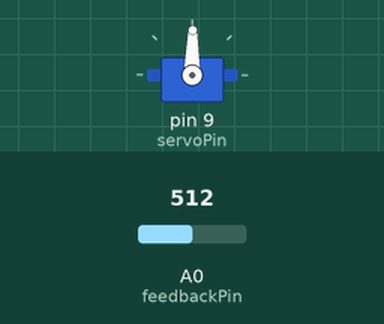
The sketch below on a simulated Arduino Uno, built with avr-gcc and run on an emulated ATmega328P. On the bench: servo. Inputs (shaded band) come from the test bench; at power-on: A0 (feedbackPin) = 512. What the sketch prints to the serial monitor is not drawn.

Above: at 1.2 s.
1.3 s: A0 (feedbackPin) set to 716
At 1.9 s:
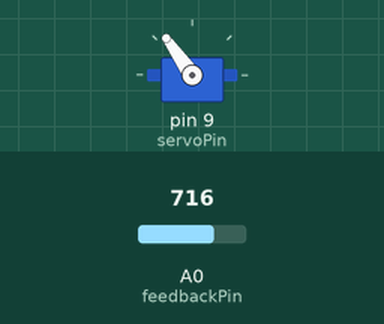
2.8 s: A0 (feedbackPin) set to 900
At 3.3 s:
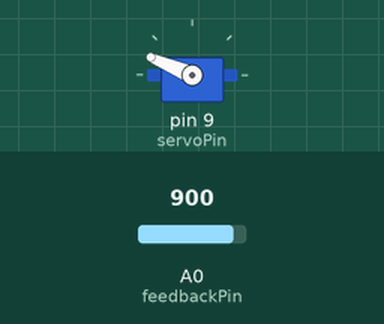
4.3 s: A0 (feedbackPin) set to 1023
At 5.3 s:
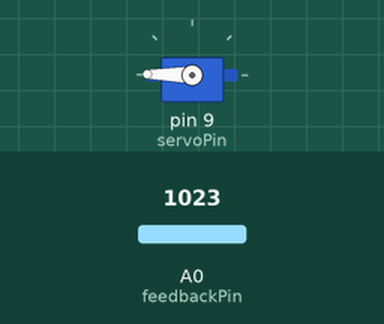
5.8 s: A0 (feedbackPin) set to 306
At 6.8 s:
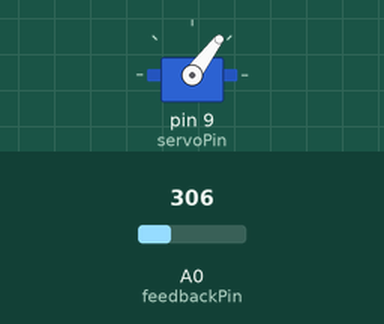
7.3 s: A0 (feedbackPin) set to 122
At 8.0 s:
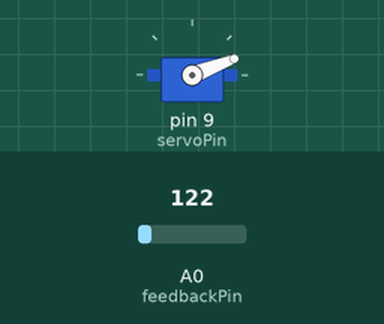
8.8 s: A0 (feedbackPin) set to 511
At 9.2 s:
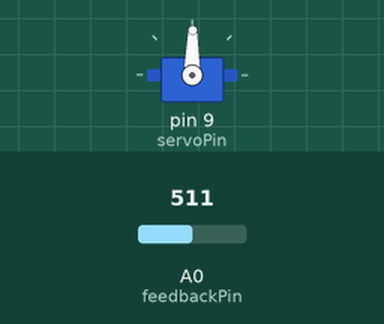
Timing chart, 0 to 11.3 s (numbered marks = the images above; inputs shaded):
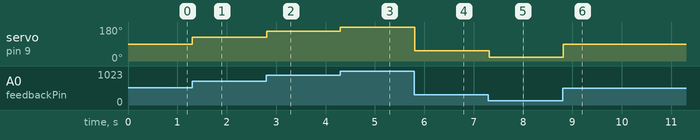

Measured:
- after the input at 1.3 s, servo on pin 9 (servoPin): 89° → 125° at once
- after the input at 2.8 s, servo on pin 9 (servoPin): 125° → 157° at once
- after the input at 4.3 s, servo on pin 9 (servoPin): 157° → 179° at once
- after the input at 5.8 s, servo on pin 9 (servoPin): 179° → 53° at once
- after the input at 7.3 s, servo on pin 9 (servoPin): 53° → 21° at once
- after the input at 8.8 s, servo on pin 9 (servoPin): 21° → 89° at once

The sketch:

mapping.ino
```cpp
#include <Servo.h>

// Control and feedback pins
int servoPin = 9;
int feedbackPin = A0;

// Value from feedback signal
int feedbackValue;

// Create a servo object
Servo myservo;

//Setup
void setup()
{
  // Setup Serial Monitor
  Serial.begin(9600);

  // Attach myservo object to control pin
  myservo.attach(servoPin);

}

void loop()
{
  int val = analogRead(feedbackPin);            // reads the value of the potentiometer (value between 0 and 1023)
  val = map(val, 0, 1023, 0, 179);     // scale it to use it with the servo (value between 0 and 180)
  myservo.write(val);
  Serial.print(val);// sets the servo position according to the scaled value
  delay(15);
}
```
